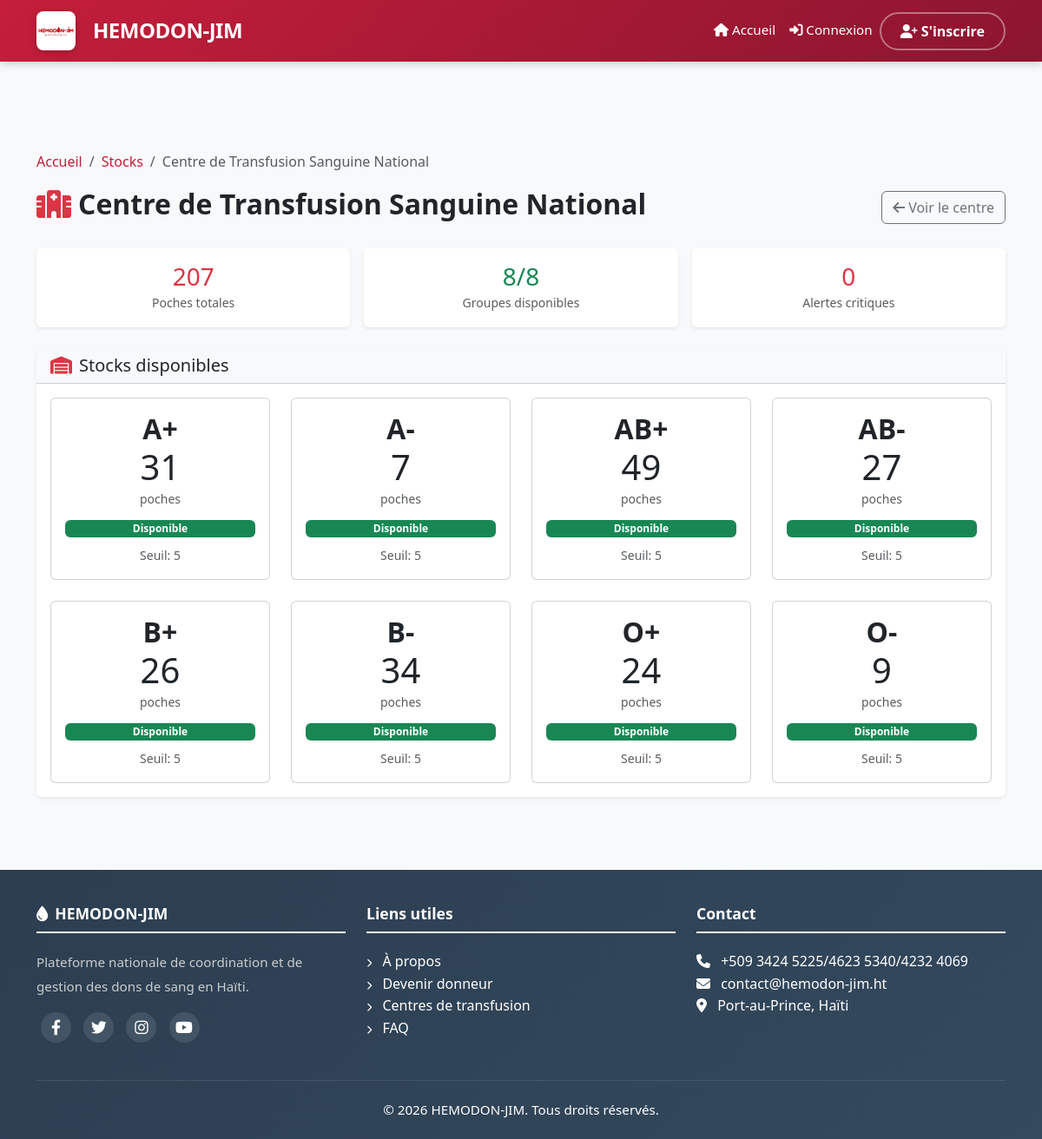
/stocks/centre/4/, run on the app's committed database.
### apps/centres/models.py (models this page shows, shortened)
class Centre(models.Model):
    TYPE_CHOICES = [
        ('public', 'Public'),
        ('prive', 'Privé'),
        ('ong', 'ONG'),
    ]
    nom = models.CharField(max_length=200)
    type = models.CharField(max_length=20, choices=TYPE_CHOICES)
    adresse = models.TextField()
    commune = models.CharField(max_length=100)
    departement = models.CharField(max_length=100)
    telephone = models.CharField(max_length=20)
    email = models.EmailField(blank=True, null=True)
    latitude = models.DecimalField(max_digits=9, decimal_places=6, null=True, blank=True)
    longitude = models.DecimalField(max_digits=9, decimal_places=6, null=True, blank=True)
    capacite_journaliere = models.IntegerField(default=50)
    horaires = models.TextField(blank=True, null=True)
    est_actif = models.BooleanField(default=True)
    responsable = models.ForeignKey(
        User,
        on_delete=models.SET_NULL,
        null=True,
        related_name='centre_responsable'
    )
    created_at = models.DateTimeField(auto_now_add=True)
    updated_at = models.DateTimeField(auto_now=True)
    class Meta:
        db_table = 'centres'
        verbose_name = 'Centre'
        verbose_name_plural = 'Centres'

### apps/stocks/models.py (models this page shows, shortened)
class Stock(models.Model):
    GROUPE_CHOICES = [
        ('A+', 'A+'), ('A-', 'A-'),
        ('B+', 'B+'), ('B-', 'B-'),
        ('AB+', 'AB+'), ('AB-', 'AB-'),
        ('O+', 'O+'), ('O-', 'O-'),
    ]
    centre = models.ForeignKey(
        Centre,
        on_delete=models.CASCADE,
        related_name='stocks'
    )
    groupe_sanguin = models.CharField(max_length=3, choices=GROUPE_CHOICES)
    quantite_disponible = models.IntegerField(default=0)
    seuil_alerte = models.IntegerField(default=5)
    date_mise_a_jour = models.DateTimeField(auto_now=True)
    created_at = models.DateTimeField(auto_now_add=True)
    def est_en_alerte(self):
        return self.quantite_disponible <= self.seuil_alerte
    class Meta:
        db_table = 'stocks'
        unique_together = ('centre', 'groupe_sanguin')
        verbose_name = 'Stock'
        verbose_name_plural = 'Stocks'
        ordering = ['centre__nom', 'groupe_sanguin']

### apps/stocks/views.py (the view)
# urls.py: path('stocks/centre/<int:centre_id>/', views.stocks_centre, name='centre'),
def stocks_centre(request, centre_id):
    centre = get_object_or_404(Centre, id=centre_id, est_actif=True)
    stocks = Stock.objects.filter(centre=centre)
    alertes = stocks.filter(quantite_disponible__lte=F('seuil_alerte'))
    stats = {
        'total_poches': stocks.aggregate(total=Sum('quantite_disponible'))['total'] or 0,
        'groupes_disponibles': stocks.filter(quantite_disponible__gt=0).count(),
        'alertes': alertes.count(),
    }
    context = {
        'centre': centre,
        'stocks': stocks,
        'alertes': alertes,
        'stats': stats,
        'title': f'Stocks - {centre.nom}',
        'active_page': 'stocks',
    }
    return render(request, 'stocks/centre.html', context)

### apps/authentification/context_processors.py (called while the page is built)
def user_notifications_count(request):
    count = 0
    if request.user.is_authenticated:
        count = Notification.objects.filter(
            models.Q(pour_tous=True) | models.Q(utilisateurs=request.user),
            est_lue=False
        ).distinct().count()
        print(f"Notifications non lues pour {request.user.username}: {count}")
    return {'user_notifications_count': count}

### apps/stocks/templates/stocks/centre.html (shortened to what this page needs)
{% extends 'base.html' %}
{% load static %}
{% block content %}
<div class="container py-4">
    <nav aria-label="breadcrumb">
        <ol class="breadcrumb">
            <li class="breadcrumb-item"><a href="{% url 'home' %}">Accueil</a></li>
            <li class="breadcrumb-item"><a href="{% url 'stocks:list' %}">Stocks</a></li>
            <li class="breadcrumb-item active">{{ centre.nom }}</li>
        </ol>
    </nav>
    <div class="d-flex justify-content-between align-items-center mb-4">
        <h1 class="h2 fw-bold">
            <i class="fas fa-hospital text-danger me-2"></i>{{ centre.nom }}
        </h1>
        <a href="{% url 'centres:detail' centre.id %}" class="btn btn-outline-secondary">
            <i class="fas fa-arrow-left me-1"></i>Voir le centre
        </a>
    </div>
    <div class="row g-3 mb-4">
        <div class="col-md-4 col-6">
            <div class="card text-center border-0 shadow-sm">
                <div class="card-body">
                    <h3 class="text-danger mb-0">{{ stats.total_poches }}</h3>
                    <small class="text-muted">Poches totales</small>
                </div>
            </div>
        </div>
        <div class="col-md-4 col-6">
            <div class="card text-center border-0 shadow-sm">
                <div class="card-body">
                    <h3 class="text-success mb-0">{{ stats.groupes_disponibles }}/8</h3>
                    <small class="text-muted">Groupes disponibles</small>
                </div>
            </div>
        </div>
        <div class="col-md-4 col-6">
            <div class="card text-center border-0 shadow-sm">
                <div class="card-body">
                    <h3 class="text-danger mb-0">{{ stats.alertes }}</h3>
                    <small class="text-muted">Alertes critiques</small>
                </div>
            </div>
        </div>
    </div>
    <div class="card border-0 shadow-sm">
        <div class="card-header bg-light">
            <h5 class="mb-0">
                <i class="fas fa-warehouse text-danger me-2"></i>Stocks disponibles
            </h5>
        </div>
        <div class="card-body">
            <div class="row g-4">
                {% for stock in stocks %}
                <div class="col-md-3 col-6">
                    <div class="card text-center h-100 {% if stock.est_en_alerte %}border-danger{% endif %}">
                        <div class="card-body p-3">
                            <h2 class="mb-0 fw-bold">{{ stock.groupe_sanguin }}</h2>
                            <p class="display-6 mb-0">{{ stock.quantite_disponible }}</p>
                            <small class="text-muted">poches</small>
                            <div class="mt-2">
                                {% if stock.est_en_alerte %}
                                <span class="badge bg-danger w-100">
                                    <i class="fas fa-exclamation-circle me-1"></i>Critique
                                </span>
                                {% elif stock.quantite_disponible == 0 %}
                                <span class="badge bg-secondary w-100">Rupture</span>
                                {% else %}
                                <span class="badge bg-success w-100">Disponible</span>
                                {% endif %}
                            </div>
                            <small class="text-muted d-block mt-2">
                                Seuil: {{ stock.seuil_alerte }}
                            </small>
                        </div>
                    </div>
                </div>
                {% empty %}
                <div class="col-12">
                    <p class="text-muted text-center">Aucun stock disponible</p>
                </div>
                {% endfor %}
            </div>
        </div>
    </div>
</div>
{% endblock %}

### static/css/style.css (style rules this page uses)
:root { --red-primary: #C41E3A; --red-dark: #8B1530; --red-light: #E53935; --red-very-light: #FFEBEE; --red-gradient: linear-gradient(135deg, #C41E3A 0%, #8B1530 100%); --white: #FFFFFF; --gray-100: #F8F9FA; --gray-200: #E9ECEF; --gray-300: #DEE2E6; --gray-600: #6C757D; --gray-900: #212529; --shadow-sm: 0 2px 10px rgba(0,0,0,0.08); --shadow-md: 0 4px 20px rgba(196,30,58,0.15); --shadow-lg: 0 8px 40px rgba(196,30,58,0.2); --navbar-height: 70px; }
* { margin: 0; padding: 0; box-sizing: border-box; }
html { scroll-behavior: smooth; }
body { font-family: 'Segoe UI', Tahoma, Geneva, Verdana, sans-serif; background: var(--gray-100); color: var(--gray-900); padding-top: var(--navbar-height); line-height: 1.6; }
a { color: var(--red-primary); text-decoration: none; transition: all 0.3s ease; }

### templates/base.html (style rules this page uses)
body { font-family: 'Segoe UI', Tahoma, Geneva, Verdana, sans-serif; background-color: #f8f9fa; margin-top: 80px; min-height: 100vh; display: flex; flex-direction: column; }

### data on the page
Centre: nom "Centre de Transfusion Sanguine National"
Stock: groupe_sanguin "A+", quantite_disponible "31", shows "Disponible", seuil_alerte "5"
Stock: groupe_sanguin "A-", quantite_disponible "7", shows "Disponible", seuil_alerte "5"
Stock: groupe_sanguin "AB+", quantite_disponible "49", shows "Disponible", seuil_alerte "5"
Stock: groupe_sanguin "AB-", quantite_disponible "27", shows "Disponible", seuil_alerte "5"
Stock: groupe_sanguin "B+", quantite_disponible "26", shows "Disponible", seuil_alerte "5"
Stock: groupe_sanguin "B-", quantite_disponible "34", shows "Disponible", seuil_alerte "5"
Stock: groupe_sanguin "O+", quantite_disponible "24", shows "Disponible", seuil_alerte "5"
Stock: groupe_sanguin "O-", quantite_disponible "9", shows "Disponible", seuil_alerte "5"

### other printed values
{{ stats.total_poches }} "207"
{{ stats.groupes_disponibles }} "8"
{{ stats.alertes }} "0"
